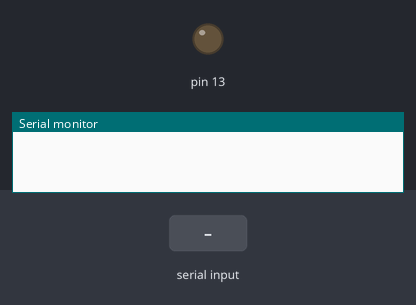
Bench run of a sketch on a simulated Arduino Uno, built with avr-gcc and run on an emulated ATmega328P. Shown: output pins drawn as LEDs (lit = HIGH), the last lines printed to the serial monitor. Inputs (shaded band) come from the test bench.

Above: at 1.2 s.
1.3 s: "1\n" received over Serial
At 2.2 s:
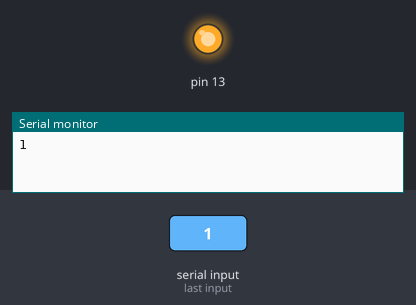
2.8 s: "0\n" received over Serial
At 3.4 s:
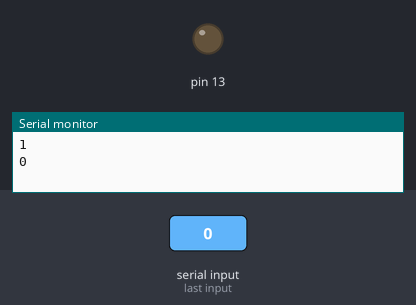
Timing chart, 0 to 5.8 s (numbered marks = the images above; inputs shaded):
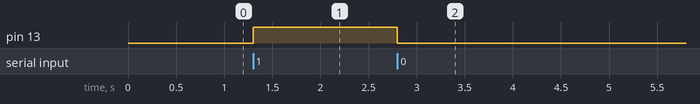

The sketch:

bluetoothTest.ino
```cpp
char incomingValue = 0;

void setup() {
  Serial.begin(9600);
  pinMode(13, OUTPUT);

}

void loop() {
  if (Serial.available() > 0){
    incomingValue = Serial.read();
    Serial.print(incomingValue);
    Serial.print("\n");
    if (incomingValue == '1')
      digitalWrite(13, HIGH);
    if (incomingValue == '0')
      digitalWrite(13, LOW);
  }

}
```

Measured:
- after the input at 1.3 s, pin 13: LOW → HIGH at once
- after the input at 2.8 s, pin 13: HIGH → LOW at once
